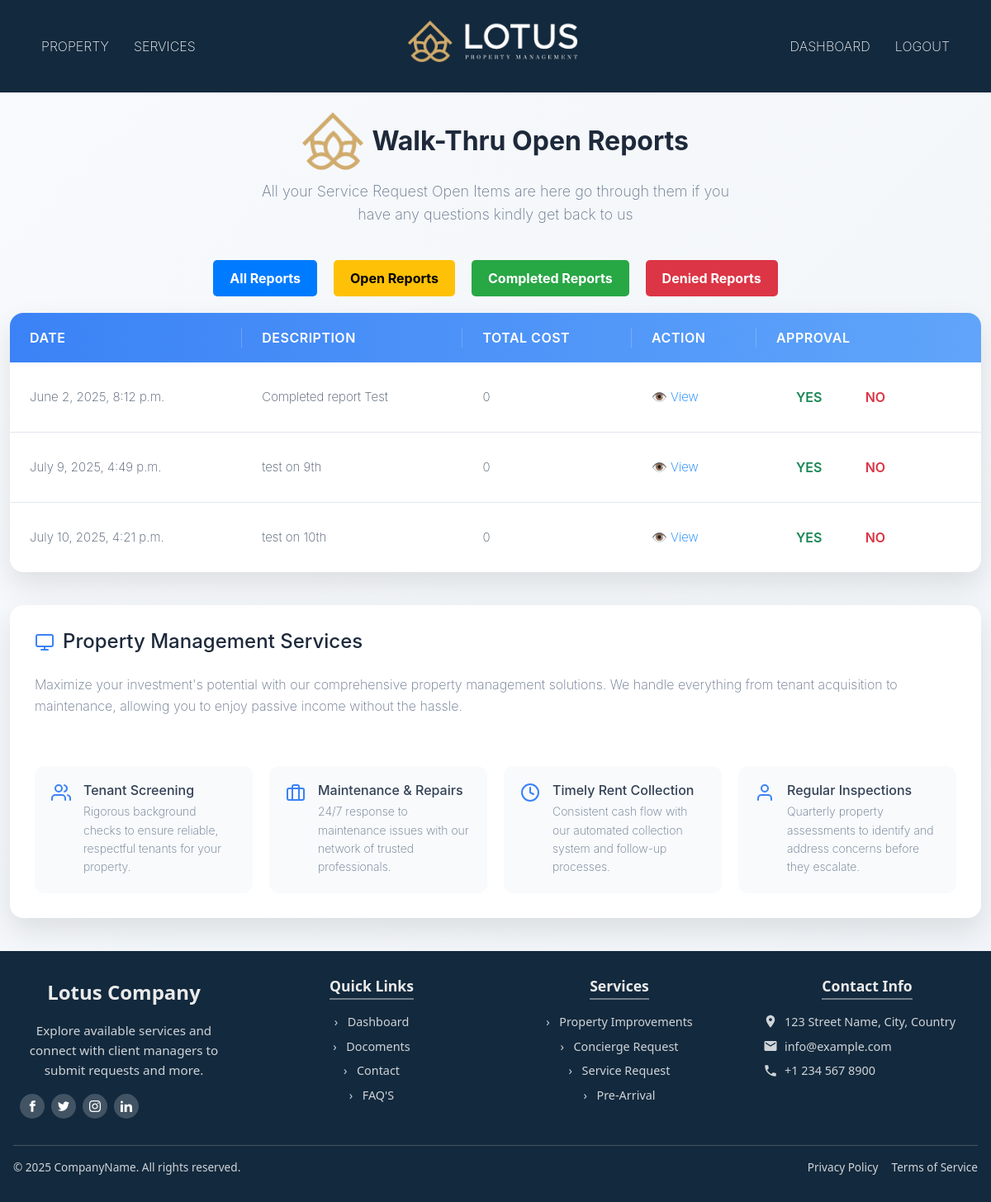
The page /reports/open/ on the database as committed earlier.
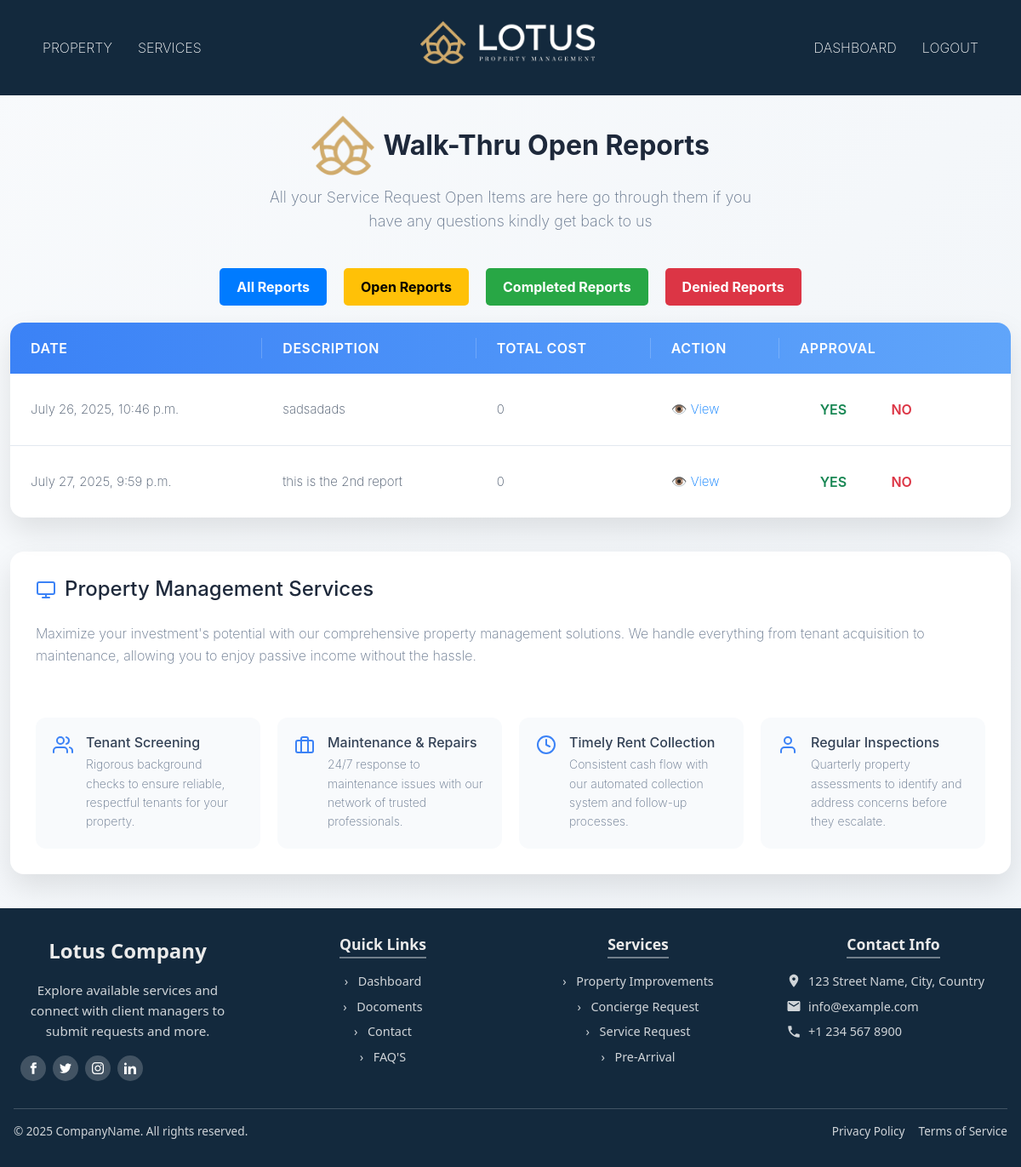
The same page on the database as committed later.
### walkthroughreport/models.py (models this page shows)
class WalkthroughReport(models.Model):
    user = models.ForeignKey(Client, on_delete=models.CASCADE)  # Use Client from mainapp
    property = models.ForeignKey(PropertyManagement, on_delete=models.CASCADE, blank=True, null=True)
    name = models.CharField(max_length=100, blank=True, null=True)
    description = models.CharField(max_length=200, blank=True, null=True)
    updatedate = models.DateField(blank=True, null=True)
    datetime = models.DateTimeField(auto_now_add=True, blank=True, null=True)
    cost = models.IntegerField(default=0, blank=True, null=True)
    cost_notes = models.CharField(max_length=500, blank=True, null=True)
    status = models.CharField(max_length=20, choices=STATUS_CHOICES, default='Open', blank=True, null=True)
    item_status_check = models.BooleanField(default=False)
    status_remarks = models.CharField(max_length=500, blank=True, null=True)
    client_approval = models.CharField(max_length=10, choices=APPROVAL_CHOICES, default='Pending', blank=True)
    completation_denied_date = models.DateField(blank=True, null=True)

### mainapp/views.py (the view)
# urls.py: path('reports/open/', views.open_reports_view, name='open_reports'),
def open_reports_view(request):
    reports = WalkthroughReport.objects.filter(status='Open')
    return render(request, 'mainapp/walktrug/open_reports.html', {'reports': reports})

### template/mainapp/walktrug/open_reports.html (shortened to what the changed rows need)
{% extends 'outbase.html' %}
{% load static %}
{% block content %}
    <div class="container">
        <div class="table-container">
            <table class="services-table">
                <thead>
                    <tr>
                        <th>Date</th>
                        <th>Description</th>
                        <th>Total Cost</th>
                        <th>Action</th>
                        <th>Approval</th>
                    </tr>
                </thead>
                <tbody>
                    {% for report in reports %}
                    <tr class="{% if request.status == 'open' %}active{% endif %}">
                        <td>{{ report.datetime }}</td>
                        <td>{{ report.description }}</td>
                        <td>{{ report.cost }}</td>
                        <td>
                            <a href="{% url 'mainapp:report_detail' report.pk %}" style="color: #007bff; text-decoration: none;">
                                👁️ View
                            </a>
                        </td>
                        <td>
                            <a href="{% url 'mainapp:update_report_status' report.pk 'Pending' %}"
                               class="btn btn-sm {% if report.status == 'Completed' %}btn-success disabled{% else %}btn-outline-success{% endif %}">
                                YES
                            </a>
                            <a href="{% url 'mainapp:update_report_status' report.pk 'Denied' %}"
                               class="btn btn-sm {% if report.status == 'Denied' %}btn-danger disabled{% else %}btn-outline-danger{% endif %}">
                                NO
                            </a>
                        </td>
                    </tr>
                    {% empty %}
                    <p>No reports available.</p>
                {% endfor %}
                </tbody>
            </table>
        </div>
        <div class="service-details">
            <h2>
                Property Management Services
            </h2>
        </div>
    </div>
{% endblock content %}

Rows that differ between the two databases and show on the page:
removed WalkthroughReport: datetime "June 2, 2025, 8:12 p.m.", description "Completed report Test", cost "0"
removed WalkthroughReport: datetime "July 9, 2025, 4:49 p.m.", description "test on 9th", cost "0"
removed WalkthroughReport: datetime "July 10, 2025, 4:21 p.m.", description "test on 10th", cost "0"
added WalkthroughReport: datetime "July 26, 2025, 10:46 p.m.", description "sadsadads", cost "0"
added WalkthroughReport: datetime "July 27, 2025, 9:59 p.m.", description "this is the 2nd report", cost "0"
